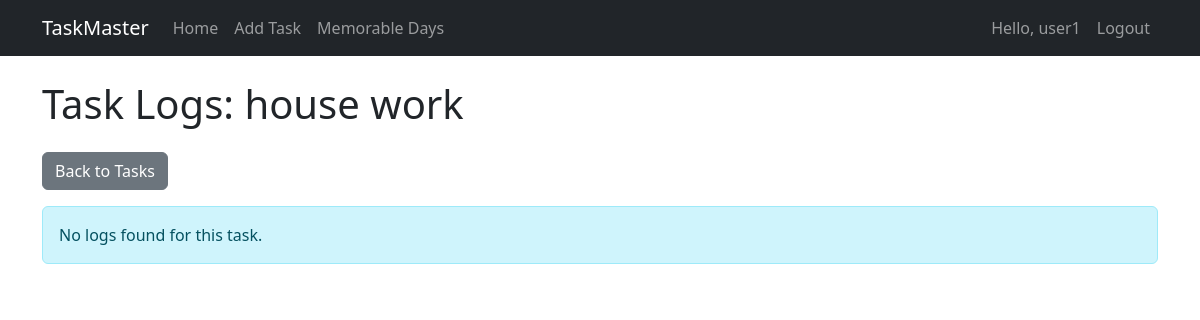
The app's page /task/logs/1 (signed in), older data.
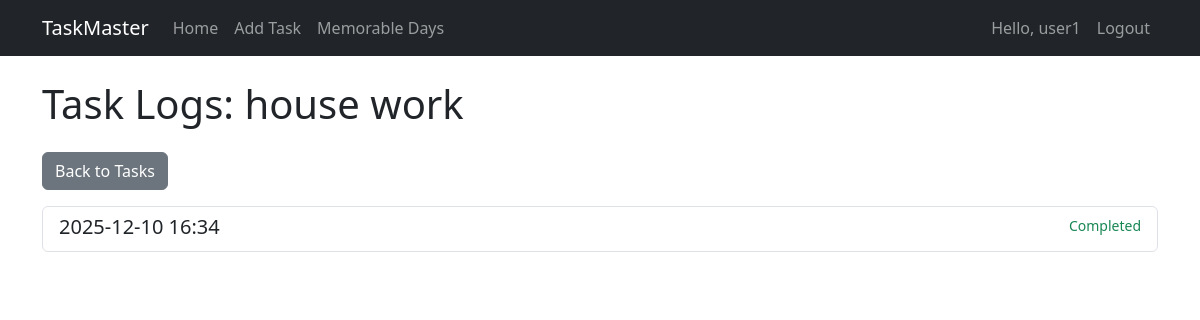
The same page, newer data.
### models.py (models this page shows, shortened)
class User(UserMixin, db.Model):
    __tablename__ = 'users'
    id = db.Column(db.Integer, primary_key=True)
    username = db.Column(db.String(64), index=True, unique=True)
    email = db.Column(db.String(120), index=True, unique=True)
    password_hash = db.Column(db.String(128))
    tasks = db.relationship('Task', backref='author', lazy='dynamic')

class Task(db.Model):
    __tablename__ = 'tasks'
    id = db.Column(db.Integer, primary_key=True)
    title = db.Column(db.String(140))
    description = db.Column(db.Text)
    deadline = db.Column(db.DateTime)
    reminder_sent = db.Column(db.Boolean, default=False)
    user_id = db.Column(db.Integer, db.ForeignKey('users.id'))
    category = db.Column(db.String(20))  # daily, weekly, monthly, yearly, once
    repeat_days = db.Column(db.String(20))  # comma-separated days for weekly (e.g., "mon,wed,fri")
    reminder_type = db.Column(db.String(20))  # one_day, one_week, one_month, custom
    custom_reminder_date = db.Column(db.DateTime)
    created_at = db.Column(db.DateTime, index=True, default=datetime.utcnow)
    completed = db.Column(db.Boolean, default=False)
    valid_until = db.Column(db.DateTime, nullable=True)
    logs = db.relationship('TaskLog', backref='task', lazy='dynamic')

class TaskLog(db.Model):
    __tablename__ = 'task_logs'
    id = db.Column(db.Integer, primary_key=True)
    task_id = db.Column(db.Integer, db.ForeignKey('tasks.id'))
    user_id = db.Column(db.Integer, db.ForeignKey('users.id'))
    completed_at = db.Column(db.DateTime, default=datetime.utcnow)
    notes = db.Column(db.Text)

### app.py (the view)
@app.route('/task/logs/<int:task_id>')
@login_required
def task_logs(task_id):
    task = Task.query.get_or_404(task_id)
    if task.user_id != current_user.id:
        flash('Access denied', 'error')
        return redirect(url_for('index'))
    logs = task.logs.order_by(TaskLog.completed_at.desc()).all()
    return render_template('task_logs.html', task=task, logs=logs)

### app.py (called while the page is built)
@login_manager.user_loader
def load_user(user_id):
    return User.query.get(int(user_id))

### templates/task_logs.html (shortened to what this page needs)
{% extends "base.html" %}
{% block content %}
    <h1 class="mb-4">Task Logs: {{ task.title }}</h1>
    <div class="mb-3">
        <a href="{{ url_for('index') }}" class="btn btn-secondary">Back to Tasks</a>
    </div>
    {% if logs %}
        <div class="list-group">
            {% for log in logs %}
                <div class="list-group-item">
                    <div class="d-flex w-100 justify-content-between">
                        <h5 class="mb-1">
                            {{ log.completed_at.strftime('%Y-%m-%d %H:%M') }}
                        </h5>
                        <small>
                            {% if log.notes == "Not completed by deadline" %}
                                <span class="text-danger">Missed</span>
                            {% else %}
                                <span class="text-success">Completed</span>
                            {% endif %}
                        </small>
                    </div>
                </div>
            {% endfor %}
        </div>
    {% else %}
        <div class="alert alert-info">No logs found for this task.</div>
    {% endif %}
{% endblock %}

### templates/base.html (shortened to what this page needs)
<!DOCTYPE html>
<html lang="en">
<head>
    <link href="https://cdn.jsdelivr.net/npm/bootstrap@5.3.0/dist/css/bootstrap.min.css" rel="stylesheet">
</head>
<body>
    <nav class="navbar navbar-expand-lg navbar-dark bg-dark">
        <div class="container">
            <a class="navbar-brand" href="{{ url_for('index') }}">TaskMaster</a>
            <div class="collapse navbar-collapse" id="navbarNav">
                <ul class="navbar-nav me-auto">
                    {% if current_user.is_authenticated %}
                        <li class="nav-item">
                            <a class="nav-link" href="{{ url_for('index') }}">Home</a>
                        </li>
                        <li class="nav-item">
                            <a class="nav-link" href="{{ url_for('add_task') }}">Add Task</a>
                        </li>
                        <li class="nav-item">
                            <a class="nav-link" href="{{ url_for('memorable_days') }}">Memorable Days</a>
                        </li>
                    {% endif %}
                </ul>
                <ul class="navbar-nav">
                    {% if current_user.is_authenticated %}
                        <li class="nav-item">
                            <span class="nav-link">Hello, {{ current_user.username }}</span>
                        </li>
                        <li class="nav-item">
                            <a class="nav-link" href="{{ url_for('logout') }}">Logout</a>
                        </li>
                    {% endif %}
                </ul>
            </div>
        </div>
    </nav>
    <div class="container mt-4">
        {% block content %}{% endblock %}
    </div>
</body>
</html>

Row changes from the older to the newer data that the page shows:
added TaskLog: completed_at "2025-12-10 16:34", notes "Completed"
Text that changed along with them:
text no longer shown: "No logs found for this task."
